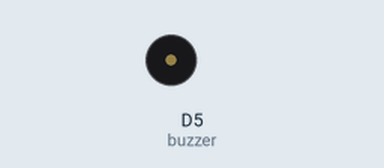
Bench run of a sketch on a simulated ESP8266 (Wemos D1 mini). On the bench: buzzer (waves = sounding). What the sketch prints to the serial monitor is not drawn.

Above: at 0.1 s.
At 7.2 s:
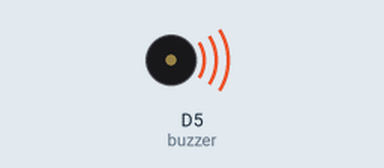
Timing chart, 0 to 11.6 s (numbered marks = the images above):
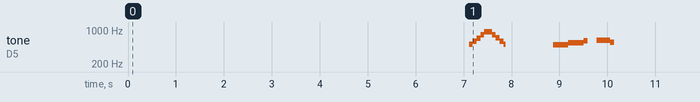

The sketch:

Wemos_Buzzer_Shield.ino
```cpp
/*
Wemos D1 mini/D1 lite
Buzzer Shield example
by Petr Lukas

Simple music, sound efects and cricket chirp sounds
*/

int buzzer=D5; //Buzzer control port, default D5

void setup() {
  pinMode(buzzer, OUTPUT);
  digitalWrite(buzzer, LOW);
  Serial.begin(115200);
  Serial.println("Buzzer Test...");

  musicTest();

  delay(1000);
  ohhh();

  delay(1000);
  uhoh();

  delay(1000);
  cricketChirp();
  cricketChirp();
  cricketChirp();
  cricketChirp();
}

void tone(uint8_t _pin, unsigned int frequency, unsigned long duration, unsigned long pause) {
pinMode (_pin, OUTPUT );
analogWriteFreq(frequency);
analogWrite(_pin,500);
delay(duration);
analogWrite(_pin,0);
delay(pause);
}

void beep (int speakerPin, float noteFrequency, long noteDuration){
  int x;
  // Convert the frequency to microseconds
  float microsecondsPerWave = 1000000/noteFrequency;
  // Calculate how many milliseconds there are per HIGH/LOW cycles.
  float millisecondsPerCycle = 1000/(microsecondsPerWave * 2);
  // Multiply noteDuration * number or cycles per millisecond
  float loopTime = noteDuration * millisecondsPerCycle;
  // Play the note for the calculated loopTime.
  for (x=0;x<loopTime;x++)
  {
  digitalWrite(speakerPin,HIGH);
  delayMicroseconds(microsecondsPerWave);
  digitalWrite(speakerPin,LOW);
  delayMicroseconds(microsecondsPerWave);
  }
}

void musicTest(){
  delay(1000);
  tone(buzzer, 400, 600, 150);
  tone(buzzer, 400, 600, 150);
  tone(buzzer, 400, 600, 150);

  tone(buzzer, 320, 400, 80);
  tone(buzzer, 475, 150, 80);
  tone(buzzer, 400, 600, 100);

  tone(buzzer, 320, 400, 80);
  tone(buzzer, 475, 150, 80);
  tone(buzzer, 400, 600, 100);
}

void ohhh() {
  for (int i=1000; i<2000; i=i*1.02) { beep(buzzer,i,10); } for (int i=2000; i>1000; i=i*.98) {
  beep(buzzer,i,10);
  }
}

void uhoh() {
  for (int i=1000; i<1244; i=i*1.01) { beep(buzzer,i,30); } delay(200); for (int i=1244; i>1108; i=i*.99) {
  beep(buzzer,i,30);
 }
}

void cricketChirp(){
  for(int i=0; i<4; i++){
    tone(buzzer, 4000, 20, 15);
  }
  delay(450);
}

void loop() {

}
```
